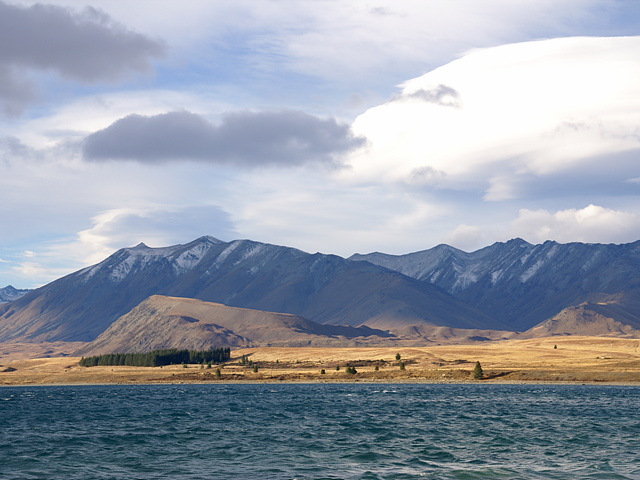
#> input picture res/tekapo.bmp, 640 x 480 px
$ python affine_translation.py
#> lines starting #> are read from the running program, lines starting #| are printed output that depends on the picture
import cv2
import numpy as np

def affine_translation():
    src = cv2.imread('res/tekapo.bmp')
#> src is the input picture: shape (480, 640, 3); mean B, G, R 169.8, 157.4, 149.7
    if src is None:
        print('Image load failed')
        return

    affine_mat = np.array([[1, 0, 150],
                            [0, 1, 100]]).astype(np.float32)

    dst = cv2.warpAffine(src, affine_mat, (0, 0))
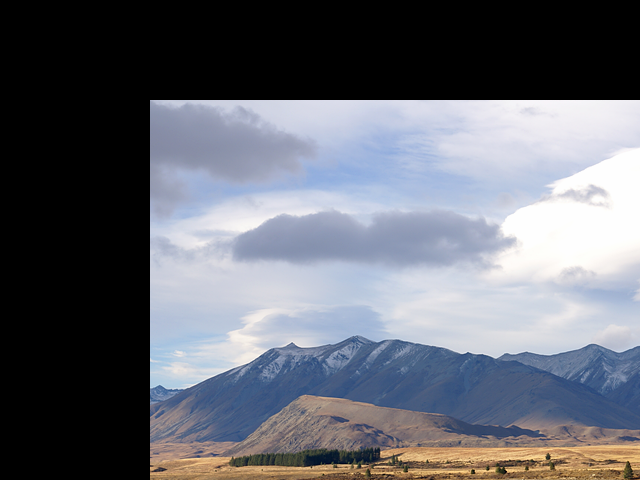
#> dst: shape (480, 640, 3); mean B, G, R 112.8, 104.2, 101.4

    cv2.imshow('src', src)
    cv2.imshow('dst', dst)
    cv2.waitKey()
    cv2.destroyAllWindows()

if __name__ == "__main__":
    affine_translation()

$ run again, with res/card.bmp copied over res/tekapo.bmp
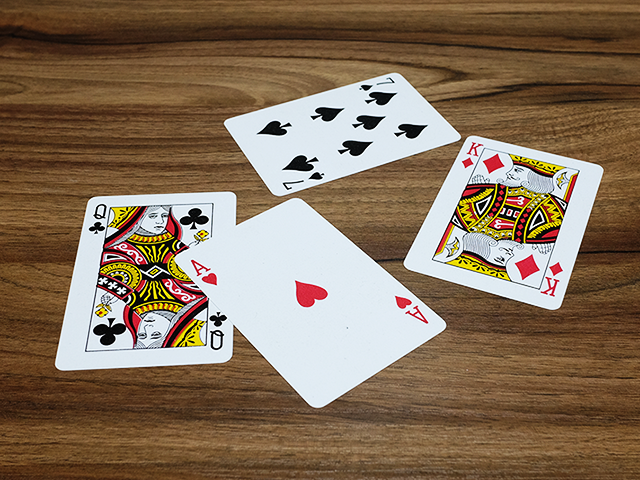
#> input picture res/card.bmp, 640 x 480 px
#> in affine_translation, src is the input picture: shape (480, 640, 3); mean B, G, R 90.2, 112.3, 133.7
#> in affine_translation, `dst = cv2.warpAffine(src, affine_mat, (0, 0))`:
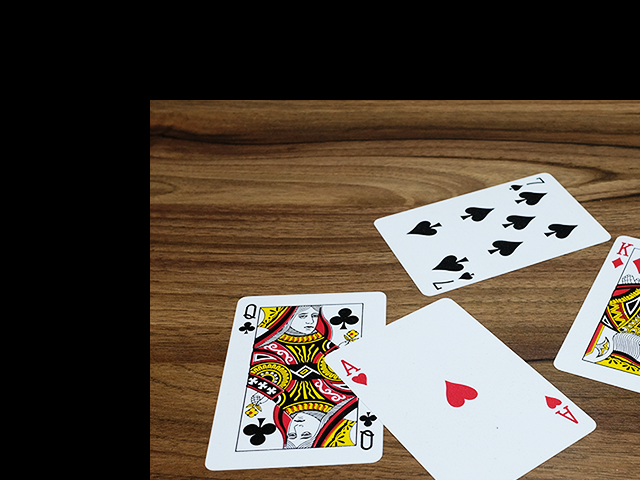
#> dst: shape (480, 640, 3); mean B, G, R 66.4, 77.7, 88.1

$ run again, with res/circuit.bmp copied over res/tekapo.bmp
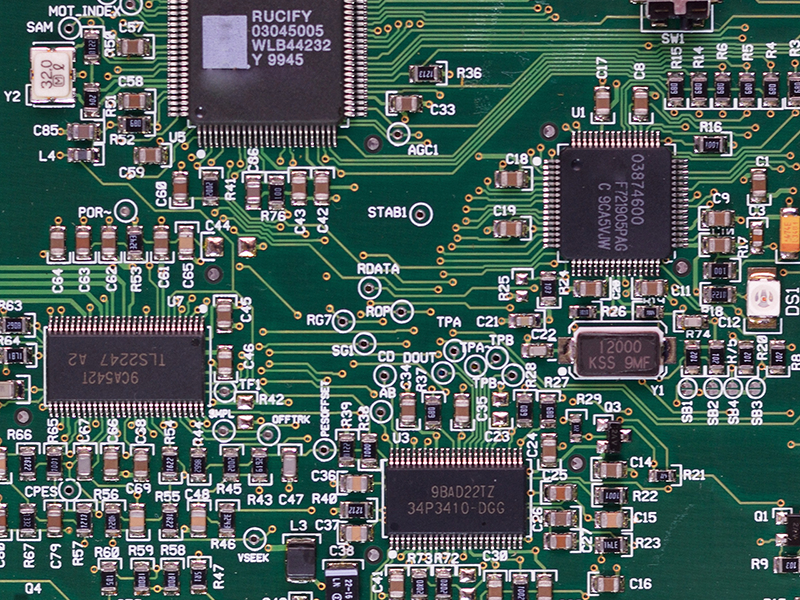
#> input picture res/circuit.bmp, 800 x 600 px
#> in affine_translation, src is the input picture: shape (600, 800, 3); mean B, G, R 91.3, 95.7, 76.3
#> in affine_translation, `dst = cv2.warpAffine(src, affine_mat, (0, 0))`:
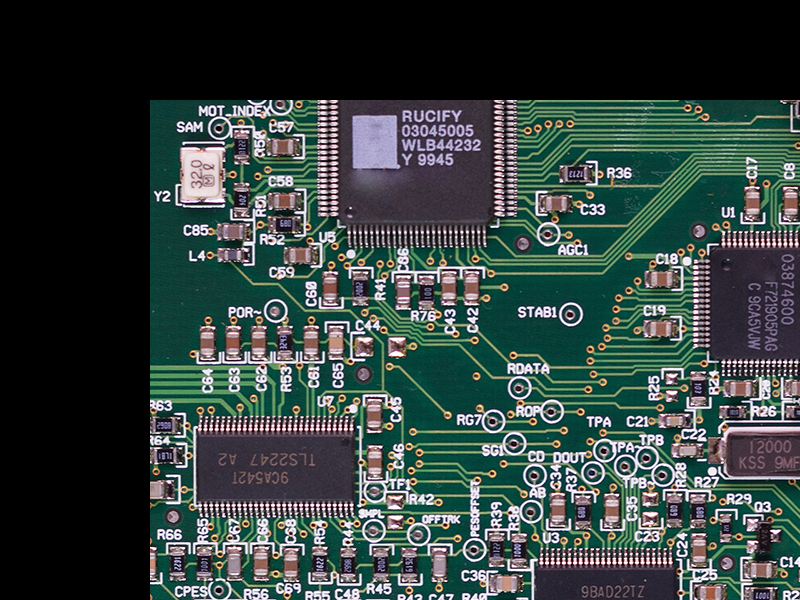
#> dst: shape (600, 800, 3); mean B, G, R 62.2, 65.1, 52.2
